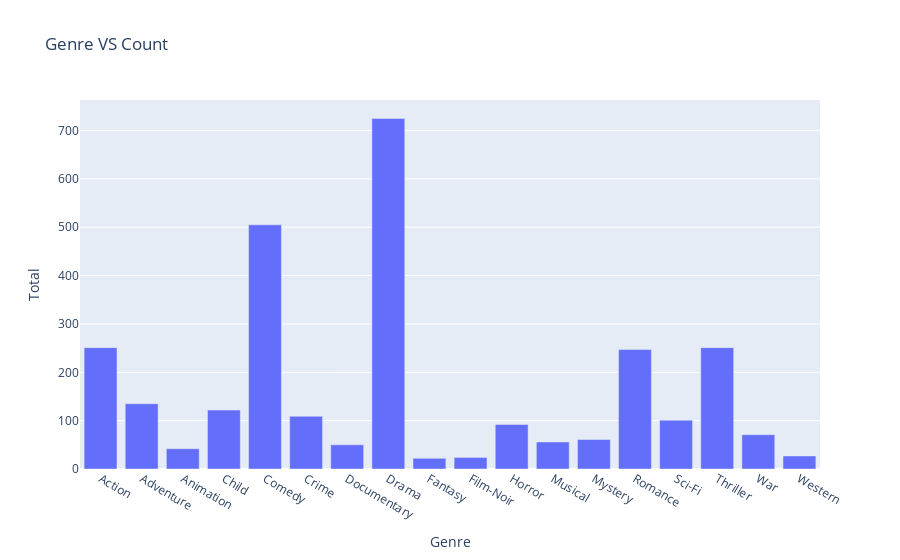

The code cell stored with this chart in its notebook:
### Code cell
fig = px.bar(movit, x = 'Genre', y ='Total', title='Genre VS Count')
fig.show()

### Figure 1 — Plotly figure (JSON) as saved in the notebook; plotly's stock layout.template omitted (floating-point values rounded to 4 significant figures)
{"data": [{"alignmentgroup": "True", "hovertemplate": "Genre=%{x}<br>Total=%{y}<extra></extra>", "legendgroup": "", "marker": {"color": "#636efa", "pattern": {"shape": ""}}, "name": "", "offsetgroup": "", "orientation": "v", "showlegend": false, "textposition": "auto", "type": "bar", "x": ["Action", "Adventure", "Animation", "Child", "Comedy", "Crime", "Documentary", "Drama", "Fantasy", "Film-Noir", "Horror", "Musical", "Mystery", "Romance", "Sci-Fi", "Thriller", "War", "Western"], "xaxis": "x", "y": [251, 135, 42, 122, 505, 109, 50, 725, 22, 24, 92, 56, 61, 247, 101, 251, 71, 27], "yaxis": "y"}], "layout": {"barmode": "relative", "legend": {"tracegroupgap": 0}, "title": {"text": "Genre VS Count"}, "xaxis": {"anchor": "y", "domain": [0, 1], "title": {"text": "Genre"}}, "yaxis": {"anchor": "x", "domain": [0, 1], "title": {"text": "Total"}}}}
